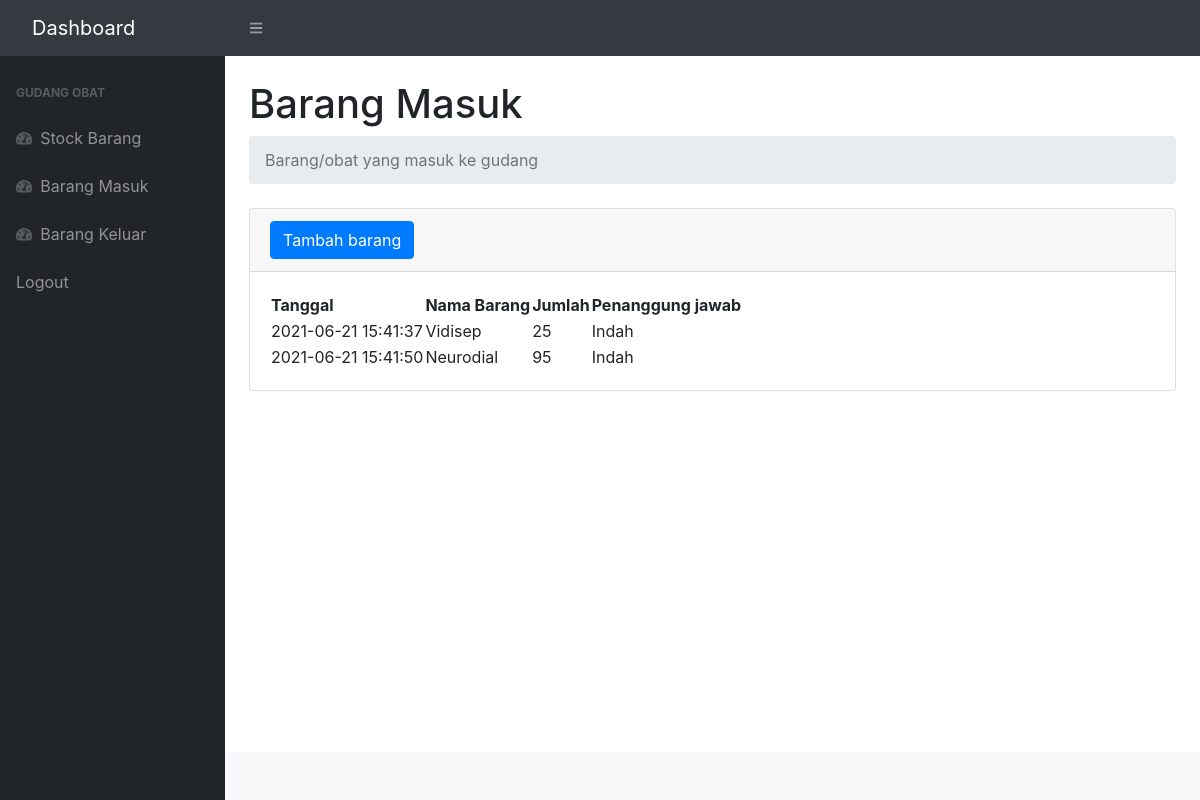
Screenshot of /masuk.php (signed in) with the database file from the repository.
### tables this page shows
CREATE TABLE `masuk` (
  `id_masuk` int(11) NOT NULL,
  `tanggal` timestamp NULL DEFAULT current_timestamp(),
  `penanggungjawab` varchar(50) DEFAULT NULL,
  `id_barang` varchar(5) DEFAULT NULL,
  `qty` int(11) NOT NULL
);

CREATE TABLE `barang` (
  `id_barang` varchar(5) NOT NULL,
  `nama_barang` varchar(30) DEFAULT NULL,
  `deskripsi` varchar(50) DEFAULT NULL,
  `stock` int(11) DEFAULT NULL
);

### masuk.php (the view, shortened to what this page needs)
<?php
    include 'koneksi.php';
?>
<!DOCTYPE html>
<html lang="en">
    <head>
        <link href="https://cdn.jsdelivr.net/npm/simple-datatables@latest/dist/style.css" rel="stylesheet" />
        <link href="css/styles.css" rel="stylesheet" />
        <link rel="stylesheet" href="https://maxcdn.bootstrapcdn.com/bootstrap/4.5.2/css/bootstrap.min.css">
    </head>
    <body class="sb-nav-fixed">
        <nav class="sb-topnav navbar navbar-expand navbar-dark bg-dark">
            <a class="navbar-brand ps-3" href="index.php">Dashboard</a>
            <button class="btn btn-link btn-sm order-1 order-lg-0 me-4 me-lg-0" id="sidebarToggle" href="#!"><i class="fas fa-bars"></i></button>
        </nav>
        <div id="layoutSidenav">
            <div id="layoutSidenav_nav">
                <nav class="sb-sidenav accordion sb-sidenav-dark" id="sidenavAccordion">
                    <div class="sb-sidenav-menu">
                        <div class="nav">
                            <div class="sb-sidenav-menu-heading">Gudang Obat</div>
                            <a class="nav-link" href="index.php">
                                <div class="sb-nav-link-icon" href=""><i class="fas fa-tachometer-alt"></i></div>
                                Stock Barang
                            </a>
                            <a class="nav-link" href="index.php">
                                <div class="sb-nav-link-icon"><i class="fas fa-tachometer-alt"></i></div>
                                Barang Masuk
                            </a>
                            <a class="nav-link" href="index.php">
                                <div class="sb-nav-link-icon"><i class="fas fa-tachometer-alt"></i></div>
                                Barang Keluar
                            </a>
                            <a class="nav-link" href="logout.php">
                                Logout
                            </a>
                        </div>
                    </div>
                </nav>
            </div>
            <div id="layoutSidenav_content">
                <main>
                    <div class="container-fluid px-4">
                        <h1 class="mt-4">Barang Masuk</h1>
                        <ol class="breadcrumb mb-4">
                            <li class="breadcrumb-item active">Barang/obat yang masuk ke gudang</li>
                        </ol>
                        <div class="card mb-4">
                            <div class="card-header">
                            <button type="button" class="btn btn-primary" data-toggle="modal" data-target="#myModal">
                                Tambah barang
                            </button>
                            </div>
                            <div class="card-body">
                                <table id="datatablesSimple">
                                <thead>
                                        <tr>
                                            <th>Tanggal</th>
                                            <th>Nama Barang</th>
                                            <th>Jumlah</th>
                                            <th>Penanggung jawab</th>
                                        </tr>
                                    </thead>
                                    <tbody>
                                    <?php
                                    $ambilsemuadataStock=mysqli_query($connect, "select * from masuk m, barang b where b.id_barang = m.id_barang");
                                    while($data=mysqli_fetch_array($ambilsemuadataStock)){
                                        $tanggal = $data['tanggal'];
                                        $namabarang = $data['nama_barang'];
                                        $qty = $data ['qty'];
                                        $penanggungjadwab = $data['penanggungjawab'];
                                    ?>
                                    <tr>
                                    <td><?=$tanggal;?></td>
                                    <td><?=$namabarang;?></td>
                                    <td><?=$qty;?></td>
                                    <td><?=$penanggungjadwab;?></td>
                                    <td>
                                    </tr>
                                    <?php
                                    };
                                    ?>
                                    </tbody>
                                </table>
                            </div>
                        </div>
                    </div>
                </main>
                <footer class="py-4 bg-light mt-auto">
                </footer>
            </div>
        </div>
    </body>
</html>

### rows the page displays
masuk: tanggal "2021-06-21 15:41:37", id_barang.nama_barang "Vidisep", qty "25", penanggungjawab "Indah"
masuk: tanggal "2021-06-21 15:41:50", id_barang.nama_barang "Neurodial", qty "95", penanggungjawab "Indah"
